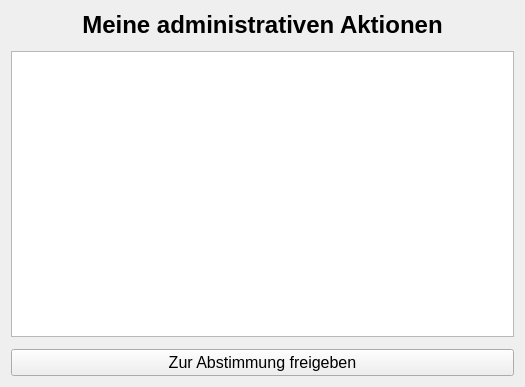
<?xml version="1.0" encoding="UTF-8"?>
<ui version="4.0">
 <class>Form</class>
 <widget class="QWidget" name="Form">
  <property name="geometry">
   <rect>
    <x>0</x>
    <y>0</y>
    <width>525</width>
    <height>387</height>
   </rect>
  </property>
  <property name="font">
   <font>
    <pointsize>12</pointsize>
   </font>
  </property>
  <property name="windowTitle">
   <string>Form</string>
  </property>
  <layout class="QVBoxLayout" name="verticalLayout">
   <property name="spacing">
    <number>12</number>
   </property>
   <item>
    <widget class="QLabel" name="label">
     <property name="font">
      <font>
       <pointsize>18</pointsize>
       <bold>true</bold>
      </font>
     </property>
     <property name="text">
      <string>Meine administrativen Aktionen</string>
     </property>
     <property name="alignment">
      <set>Qt::AlignmentFlag::AlignCenter</set>
     </property>
    </widget>
   </item>
   <item>
    <widget class="QTableWidget" name="actions_table">
     <property name="sizePolicy">
      <sizepolicy hsizetype="Expanding" vsizetype="Expanding">
       <horstretch>0</horstretch>
       <verstretch>1</verstretch>
      </sizepolicy>
     </property>
    </widget>
   </item>
   <item>
    <widget class="QPushButton" name="submit">
     <property name="text">
      <string>Zur Abstimmung freigeben</string>
     </property>
    </widget>
   </item>
  </layout>
 </widget>
 <resources/>
 <connections/>
</ui>
